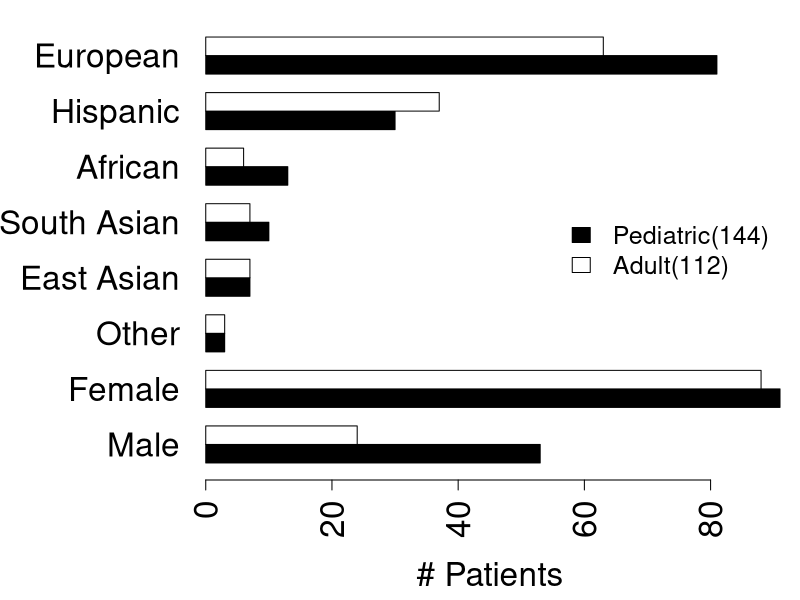

This chart was generated by the following R code:
dat<-data.frame(pop=c("European","Hispanic","African","South Asian","East Asian","Other","Female","Male"),Pediatric=c(81,30,13,10,7,3,91,53),
                Adult=c(63,37,6,7,7,3,88,24))
dat<-dat[dim(dat)[1]:1,]
tiff("~/Dropbox/CUMC/PAH/FInal/fig1_poster.tiff",width=960,height=490,res=100)
par(mar=c(6,10,1,1))
barplot(t(dat[,c(2,3)]),beside = T,horiz = T,names.arg = dat$pop,las=2,cex.names =2,cex.axis = 2,col=c("black","white"))
#abline(h=6.5,lty=2)
title(xlab="# Patients",cex.lab=2,line=4.5)
legend("right",legend = c("Pediatric(144)","Adult(112)"),fill=c("black","white"),bty='n',cex=1.5)
dev.off()